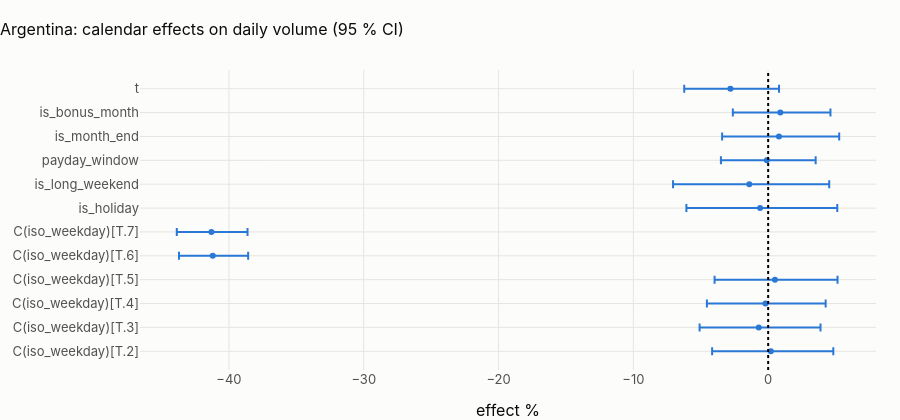

Write notebook code for a chart like this one.
### Code cell
eff = coef.reset_index().rename(columns={"index": "term"})
eff["lo %"] = 100 * (np.exp(eff.ci_low) - 1)
eff["hi %"] = 100 * (np.exp(eff.ci_high) - 1)
fig = px.scatter(
    eff,
    x="effect %",
    y="term",
    error_x=eff["hi %"] - eff["effect %"],
    error_x_minus=eff["effect %"] - eff["lo %"],
    title=f"{CTRY.title}: calendar effects on daily volume (95 % CI)",
)
fig.add_vline(x=0, line_dash="dot")
fig.update_layout(height=420, yaxis_title=None)
fig.show()


def says(term: str, label: str) -> str:
    if term not in coef.index:
        return f"{label}: not estimable."
    r = coef.loc[term]
    sig = r.p_value < 0.01
    return f"{label}: **{r['effect %']:+.1f} %** " + (
        "(significant)" if sig else f"(not significant, p = {r.p_value:.2f})"
    )


display(
    Markdown(
        "\n".join(
            [
                "**What the calendar explains in " + CTRY.name + f"** (R² {model.rsquared:.2f}):",
                "* " + says("C(iso_weekday)[T.6]", "Saturday versus Monday"),
                "* " + says("C(iso_weekday)[T.7]", "Sunday versus Monday"),
                "* " + says("is_holiday", "a holiday"),
                "* " + says("payday_window", "the three days after a payday"),
                "* " + says("is_month_end", "month end"),
                "* " + says("is_bonus_month", "bonus month"),
                "* " + says("t", "trend per year"),
            ]
        )
    )
)

### Figure 1 — Plotly figure (JSON) as saved in the notebook; plotly's stock layout.template omitted (floating-point values rounded to 4 significant figures)
{"data": [{"error_x": {"array": [4.632, 4.583, 4.464, 4.645, 2.625, 2.679, 5.727, 5.929, 3.623, 4.469, 3.72, 3.606], "arrayminus": [4.358, 4.386, 4.346, 4.475, 2.506, 2.568, 5.466, 5.657, 3.406, 4.215, 3.521, 3.427]}, "hovertemplate": "effect %=%{x}<br>term=%{y}<extra></extra>", "legendgroup": "", "marker": {"color": "#2a78d6", "symbol": "circle"}, "mode": "markers", "name": "", "orientation": "h", "showlegend": false, "type": "scatter", "x": [0.2, -0.7, -0.2, 0.5, -41.2, -41.3, -0.6, -1.4, -0.1, 0.8, 0.9, -2.8], "xaxis": "x", "y": ["C(iso_weekday)[T.2]", "C(iso_weekday)[T.3]", "C(iso_weekday)[T.4]", "C(iso_weekday)[T.5]", "C(iso_weekday)[T.6]", "C(iso_weekday)[T.7]", "is_holiday", "is_long_weekend", "payday_window", "is_month_end", "is_bonus_month", "t"], "yaxis": "y"}], "layout": {"height": 420, "legend": {"tracegroupgap": 0}, "shapes": [{"line": {"dash": "dot"}, "type": "line", "x0": 0, "x1": 0, "xref": "x", "y0": 0, "y1": 1, "yref": "y domain"}], "title": {"text": "Argentina: calendar effects on daily volume (95 % CI)"}, "xaxis": {"anchor": "y", "domain": [0.0, 1.0], "title": {"text": "effect %"}}, "yaxis": {"anchor": "x", "domain": [0.0, 1.0], "title": {}}}}
